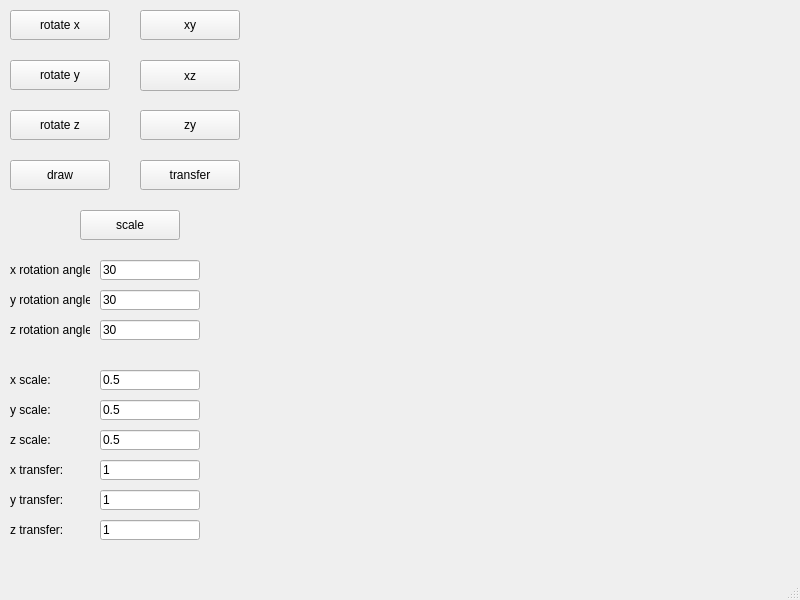
<?xml version="1.0" encoding="UTF-8"?>
<ui version="4.0">
 <class>MainWindow</class>
 <widget class="QMainWindow" name="MainWindow">
  <property name="geometry">
   <rect>
    <x>0</x>
    <y>0</y>
    <width>800</width>
    <height>600</height>
   </rect>
  </property>
  <property name="windowTitle">
   <string>MainWindow</string>
  </property>
  <widget class="QWidget" name="centralwidget">
   <widget class="letter" name="widget" native="true">
    <property name="geometry">
     <rect>
      <x>240</x>
      <y>20</y>
      <width>511</width>
      <height>531</height>
     </rect>
    </property>
   </widget>
   <widget class="QPushButton" name="pushButton">
    <property name="geometry">
     <rect>
      <x>140</x>
      <y>10</y>
      <width>100</width>
      <height>30</height>
     </rect>
    </property>
    <property name="text">
     <string>xy</string>
    </property>
   </widget>
   <widget class="QPushButton" name="pushButton_2">
    <property name="geometry">
     <rect>
      <x>140</x>
      <y>60</y>
      <width>100</width>
      <height>31</height>
     </rect>
    </property>
    <property name="text">
     <string>xz</string>
    </property>
   </widget>
   <widget class="QPushButton" name="pushButton_3">
    <property name="geometry">
     <rect>
      <x>140</x>
      <y>110</y>
      <width>100</width>
      <height>30</height>
     </rect>
    </property>
    <property name="text">
     <string>zy</string>
    </property>
   </widget>
   <widget class="QPushButton" name="pushButton_4">
    <property name="geometry">
     <rect>
      <x>80</x>
      <y>210</y>
      <width>100</width>
      <height>30</height>
     </rect>
    </property>
    <property name="text">
     <string>scale</string>
    </property>
   </widget>
   <widget class="QPushButton" name="pushButton_5">
    <property name="geometry">
     <rect>
      <x>140</x>
      <y>160</y>
      <width>100</width>
      <height>30</height>
     </rect>
    </property>
    <property name="text">
     <string>transfer</string>
    </property>
   </widget>
   <widget class="QPushButton" name="pushButton_6">
    <property name="geometry">
     <rect>
      <x>10</x>
      <y>10</y>
      <width>100</width>
      <height>30</height>
     </rect>
    </property>
    <property name="text">
     <string>rotate x</string>
    </property>
   </widget>
   <widget class="QPushButton" name="pushButton_7">
    <property name="geometry">
     <rect>
      <x>10</x>
      <y>60</y>
      <width>100</width>
      <height>30</height>
     </rect>
    </property>
    <property name="text">
     <string>rotate y</string>
    </property>
   </widget>
   <widget class="QPushButton" name="pushButton_8">
    <property name="geometry">
     <rect>
      <x>10</x>
      <y>110</y>
      <width>100</width>
      <height>30</height>
     </rect>
    </property>
    <property name="text">
     <string>rotate z</string>
    </property>
   </widget>
   <widget class="QPushButton" name="pushButton_9">
    <property name="geometry">
     <rect>
      <x>10</x>
      <y>160</y>
      <width>100</width>
      <height>30</height>
     </rect>
    </property>
    <property name="text">
     <string>draw</string>
    </property>
   </widget>
   <widget class="QLabel" name="label">
    <property name="geometry">
     <rect>
      <x>10</x>
      <y>370</y>
      <width>50</width>
      <height>20</height>
     </rect>
    </property>
    <property name="text">
     <string>x scale:</string>
    </property>
   </widget>
   <widget class="QLineEdit" name="lineEdit">
    <property name="geometry">
     <rect>
      <x>100</x>
      <y>370</y>
      <width>100</width>
      <height>20</height>
     </rect>
    </property>
    <property name="text">
     <string>0.5</string>
    </property>
   </widget>
   <widget class="QLabel" name="label_2">
    <property name="geometry">
     <rect>
      <x>10</x>
      <y>400</y>
      <width>50</width>
      <height>20</height>
     </rect>
    </property>
    <property name="text">
     <string>y scale:</string>
    </property>
   </widget>
   <widget class="QLabel" name="label_3">
    <property name="geometry">
     <rect>
      <x>10</x>
      <y>430</y>
      <width>50</width>
      <height>20</height>
     </rect>
    </property>
    <property name="text">
     <string>z scale:</string>
    </property>
   </widget>
   <widget class="QLabel" name="label_4">
    <property name="geometry">
     <rect>
      <x>10</x>
      <y>460</y>
      <width>60</width>
      <height>20</height>
     </rect>
    </property>
    <property name="text">
     <string>x transfer:</string>
    </property>
   </widget>
   <widget class="QLabel" name="label_5">
    <property name="geometry">
     <rect>
      <x>10</x>
      <y>490</y>
      <width>60</width>
      <height>20</height>
     </rect>
    </property>
    <property name="text">
     <string>y transfer:</string>
    </property>
   </widget>
   <widget class="QLabel" name="label_6">
    <property name="geometry">
     <rect>
      <x>10</x>
      <y>520</y>
      <width>60</width>
      <height>20</height>
     </rect>
    </property>
    <property name="text">
     <string>z transfer:</string>
    </property>
   </widget>
   <widget class="QLineEdit" name="lineEdit_2">
    <property name="geometry">
     <rect>
      <x>100</x>
      <y>400</y>
      <width>100</width>
      <height>20</height>
     </rect>
    </property>
    <property name="text">
     <string>0.5</string>
    </property>
   </widget>
   <widget class="QLineEdit" name="lineEdit_3">
    <property name="geometry">
     <rect>
      <x>100</x>
      <y>430</y>
      <width>100</width>
      <height>20</height>
     </rect>
    </property>
    <property name="text">
     <string>0.5</string>
    </property>
   </widget>
   <widget class="QLineEdit" name="lineEdit_4">
    <property name="geometry">
     <rect>
      <x>100</x>
      <y>460</y>
      <width>100</width>
      <height>20</height>
     </rect>
    </property>
    <property name="text">
     <string>1</string>
    </property>
   </widget>
   <widget class="QLineEdit" name="lineEdit_5">
    <property name="geometry">
     <rect>
      <x>100</x>
      <y>490</y>
      <width>100</width>
      <height>20</height>
     </rect>
    </property>
    <property name="text">
     <string>1</string>
    </property>
   </widget>
   <widget class="QLineEdit" name="lineEdit_6">
    <property name="geometry">
     <rect>
      <x>100</x>
      <y>520</y>
      <width>100</width>
      <height>20</height>
     </rect>
    </property>
    <property name="text">
     <string>1</string>
    </property>
   </widget>
   <widget class="QLabel" name="label_7">
    <property name="geometry">
     <rect>
      <x>10</x>
      <y>260</y>
      <width>80</width>
      <height>20</height>
     </rect>
    </property>
    <property name="text">
     <string>x rotation angle:</string>
    </property>
   </widget>
   <widget class="QLabel" name="label_8">
    <property name="geometry">
     <rect>
      <x>10</x>
      <y>290</y>
      <width>80</width>
      <height>20</height>
     </rect>
    </property>
    <property name="text">
     <string>y rotation angle: </string>
    </property>
   </widget>
   <widget class="QLabel" name="label_9">
    <property name="geometry">
     <rect>
      <x>10</x>
      <y>320</y>
      <width>80</width>
      <height>20</height>
     </rect>
    </property>
    <property name="text">
     <string>z rotation angle:</string>
    </property>
   </widget>
   <widget class="QLineEdit" name="lineEdit_7">
    <property name="geometry">
     <rect>
      <x>100</x>
      <y>260</y>
      <width>100</width>
      <height>20</height>
     </rect>
    </property>
    <property name="text">
     <string>30</string>
    </property>
   </widget>
   <widget class="QLineEdit" name="lineEdit_8">
    <property name="geometry">
     <rect>
      <x>100</x>
      <y>290</y>
      <width>100</width>
      <height>20</height>
     </rect>
    </property>
    <property name="text">
     <string>30</string>
    </property>
   </widget>
   <widget class="QLineEdit" name="lineEdit_9">
    <property name="geometry">
     <rect>
      <x>100</x>
      <y>320</y>
      <width>100</width>
      <height>20</height>
     </rect>
    </property>
    <property name="text">
     <string>30</string>
    </property>
   </widget>
  </widget>
  <widget class="QMenuBar" name="menubar">
   <property name="geometry">
    <rect>
     <x>0</x>
     <y>0</y>
     <width>800</width>
     <height>21</height>
    </rect>
   </property>
  </widget>
  <widget class="QStatusBar" name="statusbar"/>
 </widget>
 <customwidgets>
  <customwidget>
   <class>letter</class>
   <extends>QWidget</extends>
   <header>letter.h</header>
   <container>1</container>
  </customwidget>
 </customwidgets>
 <resources/>
 <connections/>
</ui>
